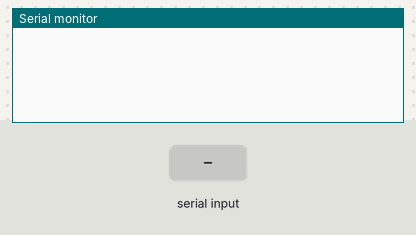
Simulated run of this sketch. Board: Arduino Uno, built with avr-gcc and run on an emulated ATmega328P. On the bench: the last lines printed to the serial monitor. The inputs (shaded band) are chosen by the test bench.

Above: at 1.2 s.
1.3 s: "90,45\n" received over Serial
At 2.6 s:
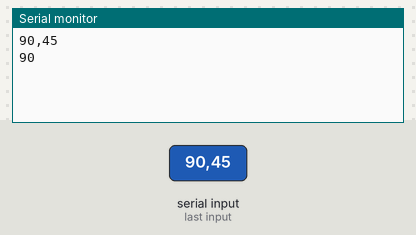
2.9 s: "30,150\n" received over Serial
At 4.0 s:
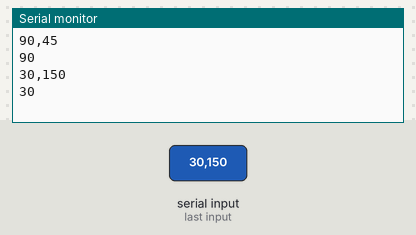

Measured:
- after the input at 1.3 s, the serial monitor: prints a new line after 0.10 s (image 1)
- after the input at 2.9 s, the serial monitor: prints a new line after 0.10 s (image 2)

The sketch:

03_SerialRead.ino
```cpp
void setup() {

  Serial.begin(9600);

}


void loop() {

  String serial_val; // serial values
  int num_val;

  while (true) {
    serial_val = serial_rx();
    Serial.println(serial_val);
    num_val = serial_val.toInt(); // convert to a numerical value
    Serial.println(num_val);
  }

}


String serial_rx() {

  int n = 0; // the lenth of serial datas
  char rx = 0; // a serial value
  String val = ""; // all serial datas

  // wait until to get serial datas
  while (Serial.available() < 1) {
    // nop
  }
  delay(100);

  // get serial datas as the character string
  n = Serial.available();
  for (int i = 0; i < n; i++) {
    rx = Serial.read();
    val.concat(rx);
  }
  val.trim(); // delete spaces and newlines at the first and the end

  return val;

}
```
